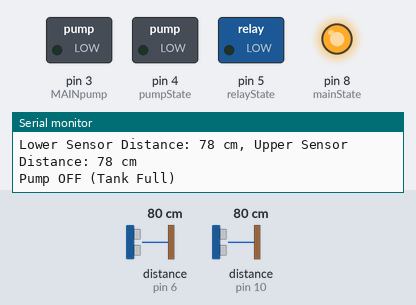
The sketch below on a simulated Arduino Uno, built with avr-gcc and run on an emulated ATmega328P. Shown: switched loads named in the sketch (green lamp = pin HIGH), output pins drawn as LEDs (lit = HIGH), the last lines printed to the serial monitor. Wiring (inferred from the names in the program): 2 × ultrasonic range finder: trigger pin 7, echo pin 6 / trigger pin 9, echo pin 10. The test bench sets the inputs (shaded band); at power-on: distance to the obstacle (sensors on pin 10, pin 6) 80 cm. The echo pulse lasts 58.3 µs per cm; pins used as bus, display or sensor lines are not drawn.

Above: at 1.8 s.
1.9 s: distance to the obstacle (sensor on pin 10) set to 83 cm
3.4 s: distance to the obstacle (sensor on pin 10) set to 89 cm
At 4.9 s:
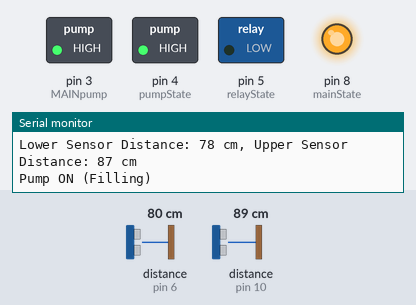
Timing chart, 0 to 6.4 s (numbered marks = the images above; inputs shaded):
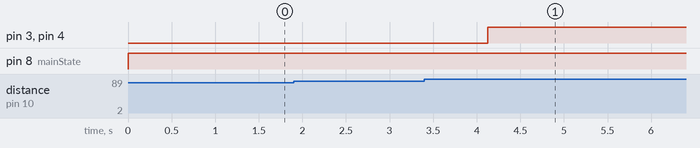

Measured:
- the behaviour switches between 85 and 86 cm on distance to the obstacle (sensor on pin 10) (found by bisection; images 0 and 1)
- after the input at 3.4 s, pin 3 (MAINpump), pin 4 (pumpState): LOW → HIGH after 0.72 s

The sketch:

main.ino
```cpp
#include <Arduino.h>
// made by orgllk
// Version 4.0 - Auto Pump

// Control Pins
#define mainState 8
#define pumpState 4
#define relayState 5
#define MAINpump 3

// Ultrasonic Sensor 1 (Lower)
#define trigPin1 7
#define echoPin1 6

// Ultrasonic Sensor 2 (Upper)
#define trigPin2 9
#define echoPin2 10

// Distance threshold (in cm)
#define WATER_LEVEL_THRESHOLD 83

long duration1, duration2;
int distance1, distance2;

void setup() {
  Serial.begin(9600);

  pinMode(mainState, OUTPUT);
  pinMode(pumpState, OUTPUT);
  pinMode(relayState, OUTPUT);
  pinMode(MAINpump, OUTPUT);

  // Sensor 1 (Lower)
  pinMode(trigPin1, OUTPUT);
  pinMode(echoPin1, INPUT);

  // Sensor 2 (Upper)
  pinMode(trigPin2, OUTPUT);
  pinMode(echoPin2, INPUT);
}

int readDistance(int trigPin, int echoPin) {
  digitalWrite(trigPin, LOW);
  delayMicroseconds(2);
  digitalWrite(trigPin, HIGH);
  delayMicroseconds(10);
  digitalWrite(trigPin, LOW);

  long duration = pulseIn(echoPin, HIGH, 30000); // 30ms timeout
  return (duration * 0.034 / 2);
}

void loop() {
  digitalWrite(mainState, HIGH);  // system ON indicator

  distance1 = readDistance(trigPin1, echoPin1); // lower sensor
  distance2 = readDistance(trigPin2, echoPin2); // upper sensor

  // Print distances to Serial
  Serial.print("Lower Sensor Distance: ");
  Serial.print(distance1);
  Serial.print(" cm, Upper Sensor Distance: ");
  Serial.print(distance2);
  Serial.println(" cm");

  bool lower_detected = distance1 <= WATER_LEVEL_THRESHOLD;
  bool upper_detected = distance2 <= WATER_LEVEL_THRESHOLD;

  // Logic: control pump based on both sensors
  if (!lower_detected && !upper_detected) {
    // Tank is empty → pump ON
    digitalWrite(MAINpump, HIGH);
    digitalWrite(pumpState, HIGH);
    Serial.println("Pump ON (Tank Empty)");
  }
  else if (lower_detected && !upper_detected) {
    // Water is rising, still below upper → keep pump ON
    digitalWrite(MAINpump, HIGH);
    digitalWrite(pumpState, HIGH);
    Serial.println("Pump ON (Filling)");
  }
  else if (lower_detected && upper_detected) {
    // Water at top → pump OFF
    digitalWrite(MAINpump, LOW);
    digitalWrite(pumpState, LOW);
    Serial.println("Pump OFF (Tank Full)");
  }
  else {
    // Fallback state
    digitalWrite(MAINpump, LOW);
    digitalWrite(pumpState, LOW);
    Serial.println("Pump OFF (Unknown State)");
  }

  delay(1000); // Delay for readability
}
```
